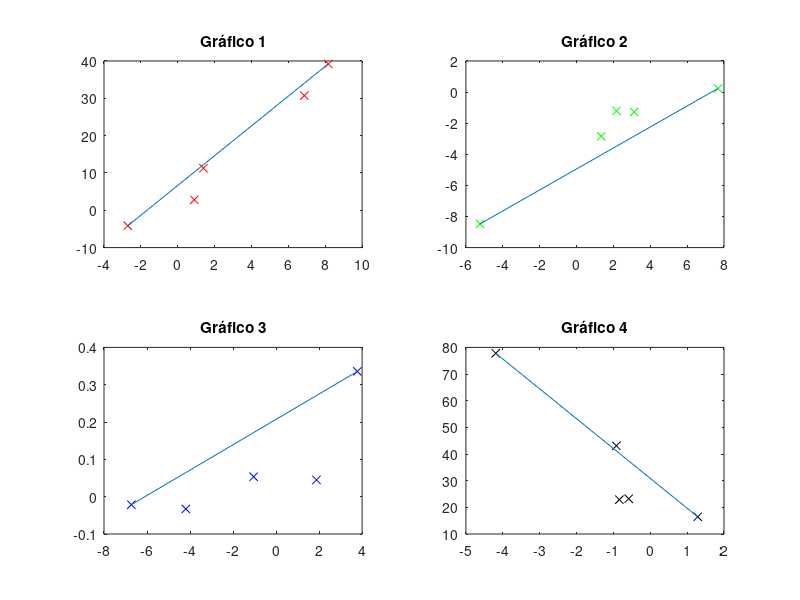

Here is the MATLAB script that generated this plot:
clear
clc

x1 = [8.1710, 6.8664, 1.3960, 0.8992, -2.7101];
y1 = [39.2053, 30.7299, 11.2640, 2.8130, -4.1482];
subplot(2, 2, 1);
plot(x1, y1, 'rx');
hold on
y1 = 3.9884.*x1 + 6.6496;
plot(x1,y1);
title('Gráfico 1');

x2 = [7.6784, 3.1249, 2.1721, 1.3425, -5.2367];
y2 = [0.2369, -1.2767, -1.2050, -2.8443, -8.4783];
subplot(2, 2, 2);
plot(x2, y2, 'gx');
hold on
y2 = 0.67480*x2 - 4.94453;
plot(x2, y2);
title('Gráfico 2');

x3 = [3.7796, 1.8787, -1.0432, -4.1964, -6.7271];
y3 = [0.3356, 0.0450, 0.0535, -0.0329, -0.0214];
subplot(2, 2, 3);
plot(x3, y3, 'bx');
hold on
y3 = 0.03397*x3 + 0.20717
plot(x3, y3);
title('Gráfico 3');

x4 = [1.2867, -0.5849, -0.8381, -0.9192, -4.1909];
y4 = [16.4650, 23.2295, 22.8824, 43.1092, 77.7867];
subplot(2, 2, 4);
plot(x4, y4, 'kx');
hold on
y4 = -11.19499*x4 + 30.86959;
plot(x4, y4);
title('Gráfico 4');
